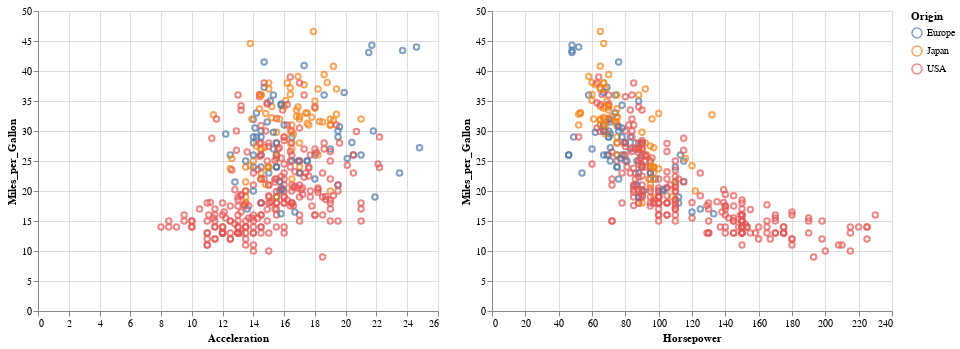

Notebook code cell kept with this figure:
### Code cell
# load an example dataset
from vega_datasets import data
cars = data.cars()

import altair as alt

interval = alt.selection_interval()

base = alt.Chart(cars).mark_point().encode(
  y='Miles_per_Gallon',
  color=alt.condition(interval, 'Origin', alt.value('lightgray'))
).properties(
  selection=interval
)

base.encode(x='Acceleration') | base.encode(x='Horsepower')

### Figure 1 — Vega-Lite specification as saved in the notebook (floating-point values rounded to 4 significant figures; data arrays with more than 128 entries replaced by an {"elided": "..."} marker saying what was removed)
{"config": {"view": {"continuousWidth": 400, "continuousHeight": 300}}, "hconcat": [{"mark": "point", "encoding": {"color": {"condition": {"type": "nominal", "field": "Origin", "selection": "selector002"}, "value": "lightgray"}, "x": {"type": "quantitative", "field": "Acceleration"}, "y": {"type": "quantitative", "field": "Miles_per_Gallon"}}, "selection": {"selector002": {"type": "interval"}}}, {"mark": "point", "encoding": {"color": {"condition": {"type": "nominal", "field": "Origin", "selection": "selector002"}, "value": "lightgray"}, "x": {"type": "quantitative", "field": "Horsepower"}, "y": {"type": "quantitative", "field": "Miles_per_Gallon"}}, "selection": {"selector002": {"type": "interval"}}}], "data": {"name": "data-f02450ab61490a1363517a0190416235"}, "$schema": "https://vega.github.io/schema/vega-lite/v4.8.1.json", "datasets": {"data-f02450ab61490a1363517a0190416235": {"elided": "406 records"}}}
